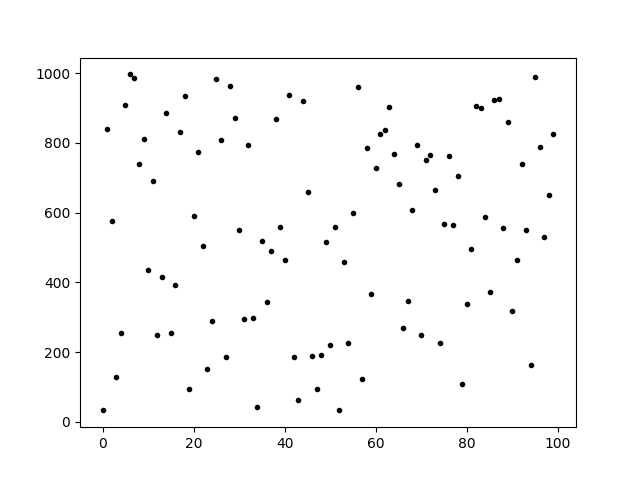
#> input picture images/img0000.png, 640 x 480 px; its folder holds only this picture in this run
$ python lista3.py
#> lines starting #> are read from the running program, lines starting #| are printed output that depends on the picture
import pylab, random
import numpy as np
import imageio
import os, re

def quick_sort(list_for_sort,start, end,k):
#> called with start = 0, end = 100, k = 0
    x = range(len(list_for_sort))
    i = start
    j = end-1
    pivot = list_for_sort[start]
    while(i<=j):
        while(list_for_sort[i]<pivot and i<end):
            i +=1

        while(list_for_sort[j]>pivot and j>start):
            j -=1

        if(i<=j):
            list_for_sort[i], list_for_sort[j] = list_for_sort[j], list_for_sort[i]
            i +=1
            j -=1
    if(j> start):
        pylab.plot(x,list_for_sort,'k.',markersize=6)
        pylab.savefig("images/img" + '%04d' % j + ".png")
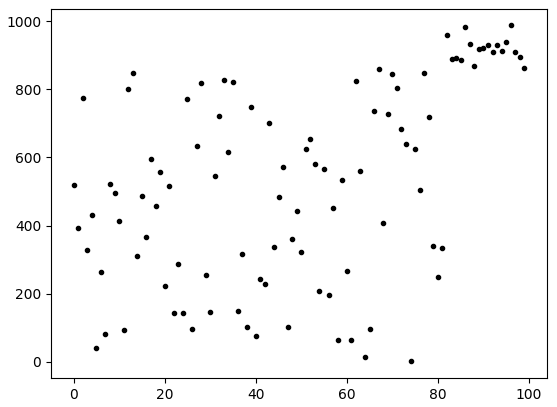
#> figure drawn by matplotlib, 1 panel; curve peaks at x = 96, y = 988
        pylab.clf()
        k +=1
        quick_sort(list_for_sort,start,j+1,k )
#> in quick_sort (call 2), `pylab.savefig("images/img" + '%04d' % j + ".png")`:
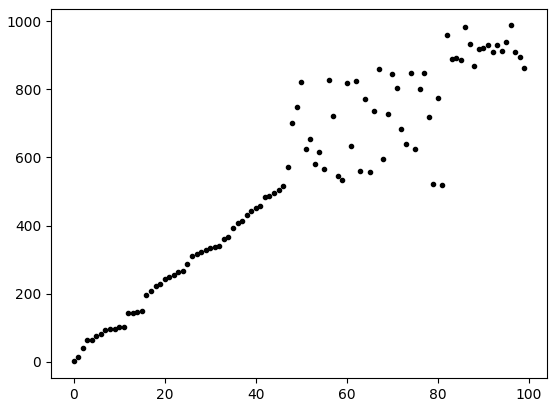
#> figure drawn by matplotlib, 1 panel; curve peaks at x = 96, y = 988
    if(i<end):
        pylab.plot(x,list_for_sort,'k.',markersize=6)
        pylab.savefig("images/img" + '%04d' % j + ".png")
#> figure, not shown here; curve peaks at x = 96, y = 988
        pylab.clf()
        k+=1
        quick_sort(list_for_sort, i, end,k )

values = random.sample(range(1000),100)

k = 0
quick_sort(values,0,100,k)

png_dir = "images/"
images = []
files = os.listdir(png_dir)
ordered_files = sorted(files, key=lambda x: (int(re.sub('\D','',x)),x))
for file_name in ordered_files:
    file_path = os.path.join(png_dir, file_name)
    images.append(imageio.imread(file_path))


imageio.mimsave('grics.gif', images, duration = 0.5)
